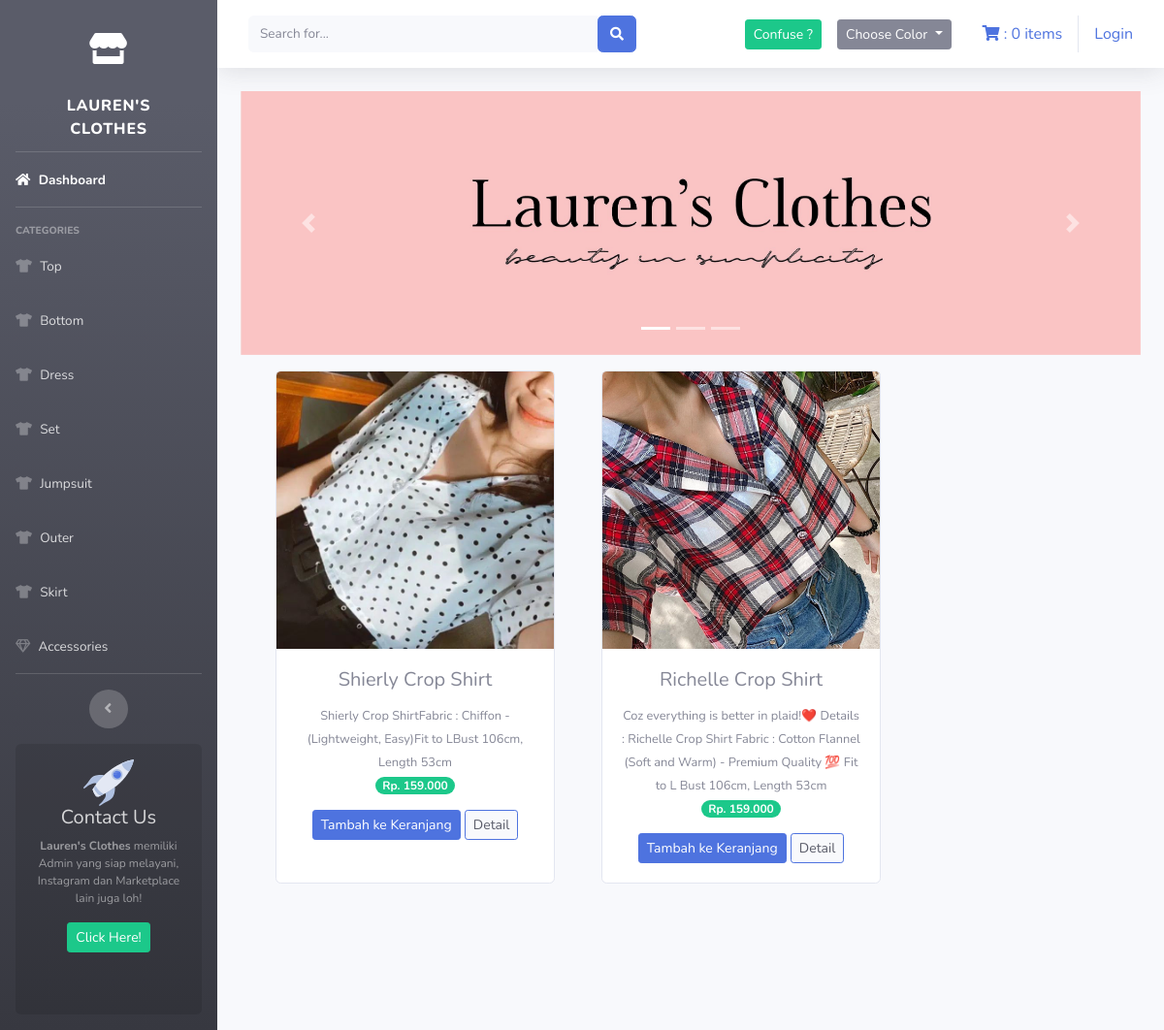
The page /index.php/kategori/top on the database its author committed.
### tables this page shows
CREATE TABLE `tb_barang` (
  `id_brg` int(11) NOT NULL,
  `nama_brg` varchar(120) NOT NULL,
  `keterangan` varchar(512) NOT NULL,
  `kategori` varchar(60) NOT NULL,
  `harga` int(11) NOT NULL,
  `stok` int(11) NOT NULL,
  `gambar` text NOT NULL,
  `warna` varchar(120) NOT NULL,
  `r_kenyamanan` int(11) NOT NULL,
  `r_harga` int(11) NOT NULL,
  `r_formalitas` int(11) NOT NULL,
  `c_review` int(11) NOT NULL DEFAULT 1
);

### application/controllers/kategori.php (called while the page is built, shortened)
<?php
class Kategori extends CI_Controller{
    public function top(){
        $data['top']= $this->model_kategori->data_top()->result();
        $this->load->view('templates/header');
        $this->load->view('templates/sidebar');
        $this->load->view('kategori/top', $data);
        $this->load->view('templates/footer');
    }
}

### index.php (called while the page is built, shortened)
<?php
require_once BASEPATH.'core/CodeIgniter.php';

### application/models/model_kategori.php (called while the page is built, shortened)
<?php
class Model_kategori extends CI_Model{
    public function data_top(){
        return $this->db->get_where("tb_barang", array('kategori'=>'top'));
    }
}

### application/views/kategori/top.php (the view, shortened to what this page needs)
<div class="container-fluid">
    <div id="carouselExampleIndicators" class="carousel slide" data-bs-ride="carousel">
        <ol class="carousel-indicators">
            <li type="button" data-bs-target="#carouselExampleIndicators" data-bs-slide-to="0" class="active"></li>
            <li type="button" data-bs-target="#carouselExampleIndicators" data-bs-slide-to="1"></li>
            <li type="button" data-bs-target="#carouselExampleIndicators" data-bs-slide-to="2"></li>
        </ol>
        <div class="carousel-inner">
            <div class="carousel-item active">
                <img src="<?php echo base_url('assets/img/slider0.jpg') ?>" class="d-block w-100" alt="...">
            </div>
        </div>
        <a class="carousel-control-prev" href="#carouselExampleIndicators" role="button" data-slide="prev">
            <span class="carousel-control-prev-icon" aria-hidden="true"></span>
        </a>
        <a class="carousel-control-next" href="#carouselExampleIndicators" role="button" data-slide="next">
            <span class="carousel-control-next-icon" aria-hidden="true"></span>
        </a>
    </div>
    <div class="row text-center mt-3">
        <?php foreach ($top as $brg) : ?>
            <div class="card ml-5 mb-4" style="width: 18rem;">
                <img src="<?php echo base_url() . '/uploads/' . $brg->gambar ?>" class="card-img-top" alt="...">
                <div class="card-body">
                    <h5 class="card-title"><?php echo $brg->nama_brg ?></h5>
                    <small><?php echo $brg->keterangan ?></small><br>
                    <span class="badge badge-pill badge-success mb-3">Rp. <?php echo number_format($brg->harga, 0, ',', '.')  ?></span> <br>
                    <?php echo anchor(
                        'dashboard/tambah_ke_keranjang/' . $brg->id_brg,
                        '<div class="btn btn-sm btn-primary">Tambah ke Keranjang</div>'
                    ) ?>
                    <?php echo anchor(
                        'dashboard/detail/' . $brg->id_brg,
                        '<div class="btn btn-sm btn-primary bg-light text-dark">Detail</div>'
                    ) ?>
                </div>
            </div>
        <?php endforeach ?>
    </div>
</div>

### rows shown on the page
tb_barang: gambar (picture), nama_brg "Shierly Crop Shirt", keterangan "Shierly Crop ShirtFabric : Chiffon - (Lightweight, Easy)Fit to LBust 106cm, Length 53cm", harga "159.000", id_brg "Tambah ke Keranjang", id_brg "Detail"
tb_barang: gambar (picture), nama_brg "Richelle Crop Shirt", keterangan "Coz everything is better in plaid!❤️ Details : Richelle Crop Shirt Fabric : Cotton Flannel (Soft and Warm) - Premium Quality 💯 Fit to L Bust 106cm, Length 53cm", harga "159.000", id_brg "Tambah ke Keranjang", id_brg "Detail"

### other values the page prints
$this->cart->total_items() "0"
anchor('auth/login', 'Login') "Login"
